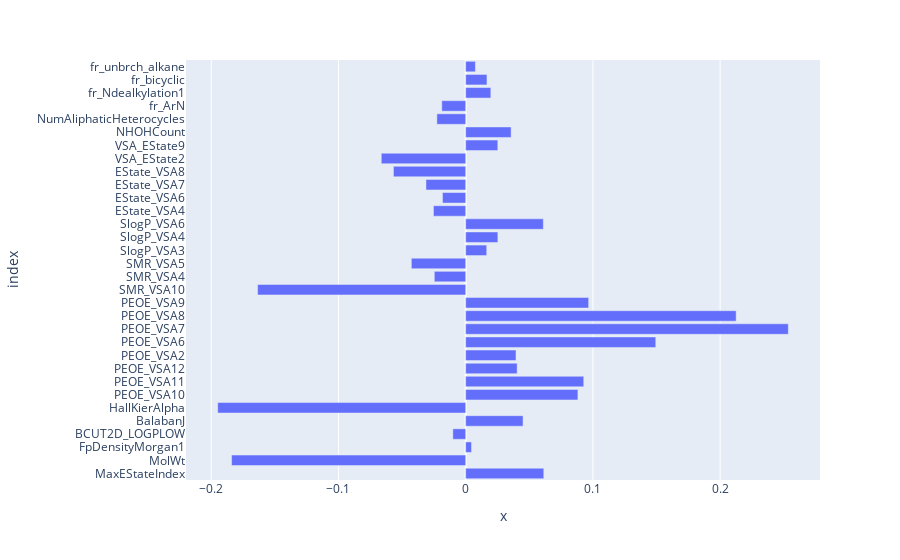

Notebook cell for this chart:
### Code cell
fig = px.bar(list(features.columns), lr.coef_)
fig.update_layout(
    yaxis = dict(
        tickmode = 'array',
        tickvals = list(range(len(features.columns))),
        ticktext = features.columns
    )
)
fig.show()

### Figure 1 — Plotly figure (JSON) as saved in the notebook; plotly's stock layout.template omitted (floating-point values rounded to 4 significant figures)
{"data": [{"alignmentgroup": "True", "hovertemplate": "x=%{x}<br>index=%{y}<extra></extra>", "legendgroup": "", "marker": {"color": "#636efa", "pattern": {"shape": ""}}, "name": "", "offsetgroup": "", "orientation": "h", "showlegend": false, "textposition": "auto", "type": "bar", "x": [0.06138, -0.184, 0.004578, -0.0101, 0.04508, -0.1949, 0.0882, 0.09279, 0.04045, 0.03953, 0.1494, 0.2536, 0.2126, 0.09665, -0.1636, -0.02467, -0.04273, 0.01651, 0.02528, 0.06103, -0.02535, -0.01826, -0.03122, -0.0568, -0.06635, 0.02524, 0.03571, -0.02265, -0.0188, 0.01976, 0.01673, 0.00764], "xaxis": "x", "y": [0, 1, 2, 3, 4, 5, 6, 7, 8, 9, 10, 11, 12, 13, 14, 15, 16, 17, 18, 19, 20, 21, 22, 23, 24, 25, 26, 27, 28, 29, 30, 31], "yaxis": "y"}], "layout": {"barmode": "relative", "legend": {"tracegroupgap": 0}, "margin": {"t": 60}, "xaxis": {"anchor": "y", "domain": [0, 1], "title": {"text": "x"}}, "yaxis": {"anchor": "x", "domain": [0, 1], "tickmode": "array", "ticktext": ["MaxEStateIndex", "MolWt", "FpDensityMorgan1", "BCUT2D_LOGPLOW", "BalabanJ", "HallKierAlpha", "PEOE_VSA10", "PEOE_VSA11", "PEOE_VSA12", "PEOE_VSA2", "PEOE_VSA6", "PEOE_VSA7", "PEOE_VSA8", "PEOE_VSA9", "SMR_VSA10", "SMR_VSA4", "SMR_VSA5", "SlogP_VSA3", "SlogP_VSA4", "SlogP_VSA6", "EState_VSA4", "EState_VSA6", "EState_VSA7", "EState_VSA8", "VSA_EState2", "VSA_EState9", "NHOHCount", "NumAliphaticHeterocycles", "fr_ArN", "fr_Ndealkylation1", "fr_bicyclic", "fr_unbrch_alkane"], "tickvals": [0, 1, 2, 3, 4, 5, 6, 7, 8, 9, 10, 11, 12, 13, 14, 15, 16, 17, 18, 19, 20, 21, 22, 23, 24, 25, 26, 27, 28, 29, 30, 31], "title": {"text": "index"}}}}
